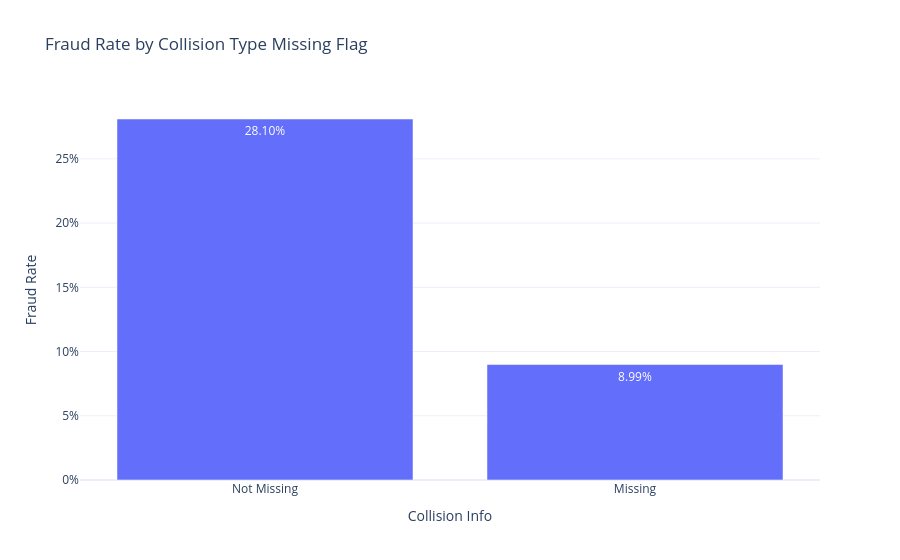

The code cell stored with this chart in its notebook:
### Code cell
# ============================================================
# step_09 COLLISION TYPE MISSING — SIGNAL VALIDATION
# ============================================================
# Why:
# - `collision_type_missing` was engineered based on the assumption that
#   fraudsters may omit collision info deliberately.
# - XGB gave it **very high importance**, Random Forest less so.
# - Let's check if this missing flag aligns with higher fraud rate.

import pandas as pd
import plotly.express as px

# --- Step 1: Aggregate fraud rate by missing flag (0 = not missing, 1 = missing)
df_features_collision = df[["collision_type_missing", "target"]].copy()
fraud_by_missing = (
    df_features_collision
    .groupby("collision_type_missing", observed=True)["target"]
    .agg(["count", "sum"])
    .rename(columns={"sum": "fraud_count"})
    .assign(fraud_rate=lambda x: x["fraud_count"] / x["count"])
    .reset_index()
)

# --- Step 2: Human-readable labels (optional)
fraud_by_missing["missing_label"] = fraud_by_missing["collision_type_missing"].map({
    0: "Not Missing",
    1: "Missing"
})

# --- Step 3: Plot with Plotly
fig = px.bar(
    fraud_by_missing,
    x="missing_label",
    y="fraud_rate",
    title="Fraud Rate by Collision Type Missing Flag",
    labels={"missing_label": "Collision Info", "fraud_rate": "Fraud Rate"},
    text=fraud_by_missing["fraud_rate"].apply(lambda x: f"{x:.2%}")
)
fig.update_layout(template="plotly_white", yaxis_tickformat=".0%")
fig.show()

# --- Optional: view raw numbers
fraud_by_missing

### Figure 1 — Plotly figure (JSON) as saved in the notebook; plotly's stock layout.template omitted (floating-point values rounded to 4 significant figures)
{"data": [{"hovertemplate": "Collision Info=%{x}<br>Fraud Rate=%{y}<br>text=%{text}<extra></extra>", "legendgroup": "", "marker": {"color": "#636efa", "pattern": {"shape": ""}}, "name": "", "orientation": "v", "showlegend": false, "text": ["28.10%", "8.99%"], "textposition": "auto", "type": "bar", "x": ["Not Missing", "Missing"], "xaxis": "x", "y": [0.281, 0.08989], "yaxis": "y"}], "layout": {"barmode": "relative", "legend": {"tracegroupgap": 0}, "title": {"text": "Fraud Rate by Collision Type Missing Flag"}, "xaxis": {"anchor": "y", "domain": [0, 1], "title": {"text": "Collision Info"}}, "yaxis": {"anchor": "x", "domain": [0, 1], "tickformat": ".0%", "title": {"text": "Fraud Rate"}}}}
